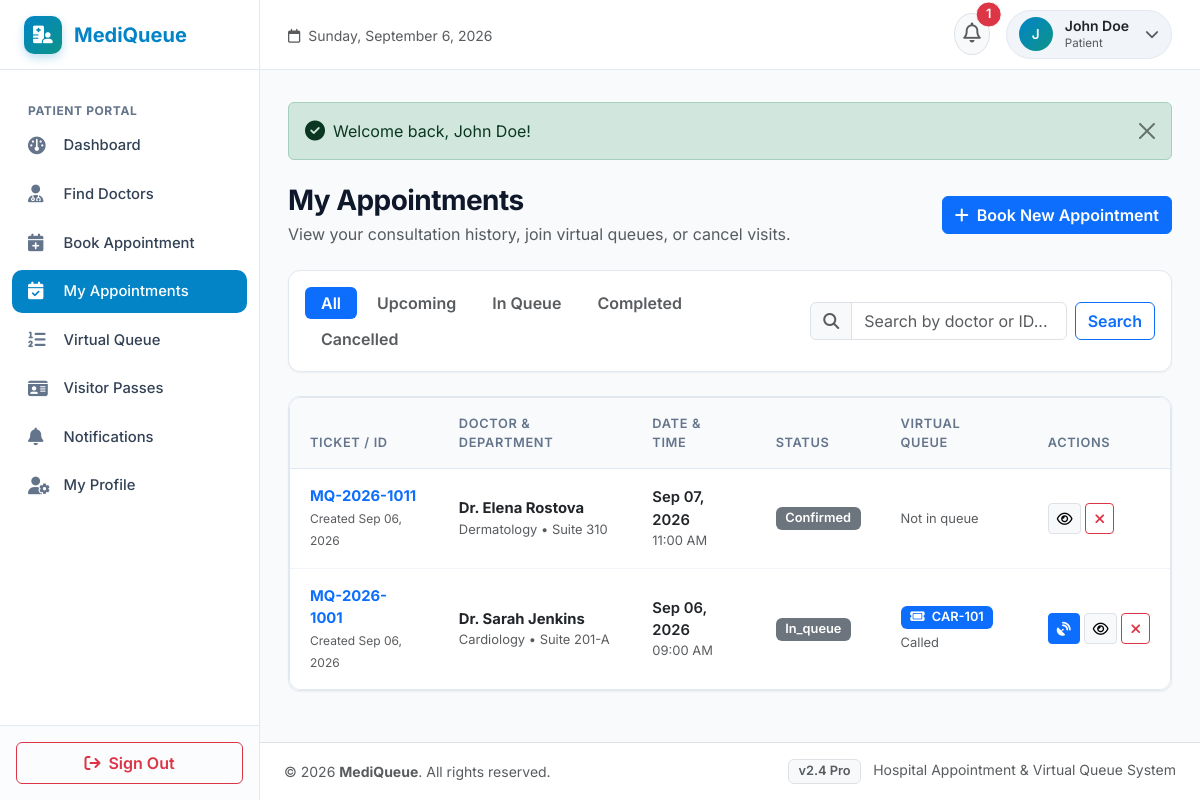
The app's page /patient/appointments.php (signed in) with its own data.
### tables this page shows
CREATE TABLE `appointments` (
  `id` INT AUTO_INCREMENT PRIMARY KEY,
  `patient_id` INT NOT NULL,
  `doctor_id` INT NOT NULL,
  `appointment_date` DATE NOT NULL,
  `appointment_time` TIME NOT NULL,
  `appointment_number` VARCHAR(50) NOT NULL UNIQUE,
  `status` ENUM('pending', 'confirmed', 'in_queue', 'completed', 'cancelled', 'no_show') DEFAULT 'confirmed',
  `reason` TEXT NULL,
  `created_at` TIMESTAMP DEFAULT CURRENT_TIMESTAMP,
  CONSTRAINT `fk_appoint_patient` FOREIGN KEY (`patient_id`) REFERENCES `patients` (`id`) ON DELETE CASCADE,
  CONSTRAINT `fk_appoint_doctor` FOREIGN KEY (`doctor_id`) REFERENCES `doctors` (`id`) ON DELETE CASCADE,
  INDEX `idx_doc_date_time` (`doctor_id`, `appointment_date`, `appointment_time`)
);

CREATE TABLE `users` (
  `id` INT AUTO_INCREMENT PRIMARY KEY,
  `name` VARCHAR(150) NOT NULL,
  `email` VARCHAR(150) NOT NULL UNIQUE,
  `password` VARCHAR(255) NOT NULL,
  `role` ENUM('patient', 'doctor', 'admin') NOT NULL DEFAULT 'patient',
  `phone` VARCHAR(30) NULL,
  `status` ENUM('active', 'inactive') NOT NULL DEFAULT 'active',
  `avatar` VARCHAR(255) NULL,
  `created_at` TIMESTAMP DEFAULT CURRENT_TIMESTAMP
);

CREATE TABLE `departments` (
  `id` INT AUTO_INCREMENT PRIMARY KEY,
  `department_name` VARCHAR(100) NOT NULL,
  `description` TEXT NULL,
  `icon` VARCHAR(50) DEFAULT 'fa-stethoscope',
  `created_at` TIMESTAMP DEFAULT CURRENT_TIMESTAMP
);

CREATE TABLE `doctors` (
  `id` INT AUTO_INCREMENT PRIMARY KEY,
  `user_id` INT NOT NULL,
  `department_id` INT NOT NULL,
  `specialization` VARCHAR(150) NOT NULL,
  `qualification` VARCHAR(150) NOT NULL,
  `experience_years` INT DEFAULT 5,
  `room_number` VARCHAR(50) DEFAULT 'Room 101',
  `consultation_fee` DECIMAL(10,2) DEFAULT 50.00,
  `status` ENUM('active', 'inactive') DEFAULT 'active',
  `created_at` TIMESTAMP DEFAULT CURRENT_TIMESTAMP,
  CONSTRAINT `fk_doctors_user` FOREIGN KEY (`user_id`) REFERENCES `users` (`id`) ON DELETE CASCADE,
  CONSTRAINT `fk_doctors_dept` FOREIGN KEY (`department_id`) REFERENCES `departments` (`id`) ON DELETE RESTRICT
);

CREATE TABLE `queues` (
  `id` INT AUTO_INCREMENT PRIMARY KEY,
  `appointment_id` INT NOT NULL,
  `patient_id` INT NOT NULL,
  `doctor_id` INT NOT NULL,
  `queue_number` VARCHAR(50) NOT NULL,
  `queue_position` INT NOT NULL DEFAULT 1,
  `estimated_waiting_time` INT NOT NULL DEFAULT 15,
  `status` ENUM('waiting', 'called', 'in_consultation', 'completed', 'cancelled', 'no_show') DEFAULT 'waiting',
  `joined_at` TIMESTAMP DEFAULT CURRENT_TIMESTAMP,
  `called_at` TIMESTAMP NULL DEFAULT NULL,
  `completed_at` TIMESTAMP NULL DEFAULT NULL,
  CONSTRAINT `fk_queue_appointment` FOREIGN KEY (`appointment_id`) REFERENCES `appointments` (`id`) ON DELETE CASCADE,
  CONSTRAINT `fk_queue_patient` FOREIGN KEY (`patient_id`) REFERENCES `patients` (`id`) ON DELETE CASCADE,
  CONSTRAINT `fk_queue_doctor` FOREIGN KEY (`doctor_id`) REFERENCES `doctors` (`id`) ON DELETE CASCADE,
  INDEX `idx_queue_doc_status` (`doctor_id`, `status`)
);

### patient/appointments.php (the view, shortened to what this page needs)
<?php
require_once __DIR__ . '/../includes/functions.php';
$conn = get_db_connection();
$patientId = $_SESSION['role_specific_id'] ?? 0;
$statusFilter = trim($_GET['status'] ?? '');
$search = trim($_GET['search'] ?? '');
$query = "
    SELECT a.*, d.room_number, d.consultation_fee, u.name as doctor_name, dept.department_name,
           q.id as queue_id, q.queue_number, q.status as queue_status, q.queue_position
    FROM appointments a
    JOIN doctors d ON a.doctor_id = d.id
    JOIN users u ON d.user_id = u.id
    JOIN departments dept ON d.department_id = dept.id
    LEFT JOIN queues q ON a.id = q.appointment_id
    WHERE a.patient_id = ?
";
$params = [$patientId];
$query .= " ORDER BY a.appointment_date DESC, a.appointment_time DESC";
$stmt = $conn->prepare($query);
$stmt->execute($params);
$appointments = $stmt->fetchAll();
include __DIR__ . '/../includes/header.php';
?>
<div class="d-flex flex-column flex-md-row justify-content-between align-items-md-center mb-4 gap-3">
    <div>
        <h3 class="fw-bold mb-1">My Appointments</h3>
        <p class="text-muted mb-0">View your consultation history, join virtual queues, or cancel visits.</p>
    </div>
    <a href="<?= BASE_URL ?>/patient/book_appointment.php" class="btn btn-primary fw-semibold">
        <i class="fa-solid fa-plus me-1"></i> Book New Appointment
    </a>
</div>
<div class="mq-card p-3 mb-4 bg-white">
    <div class="row g-3 align-items-center">
        <div class="col-lg-7">
            <div class="nav nav-pills flex-wrap gap-1">
                <a href="<?= BASE_URL ?>/patient/appointments.php" class="nav-link <?= empty($statusFilter) ? 'active bg-primary' : 'text-muted' ?> py-1 px-3 small fw-semibold">All</a>
                <a href="<?= BASE_URL ?>/patient/appointments.php?status=upcoming" class="nav-link <?= $statusFilter === 'upcoming' ? 'active bg-primary' : 'text-muted' ?> py-1 px-3 small fw-semibold">Upcoming</a>
                <a href="<?= BASE_URL ?>/patient/appointments.php?status=in_queue" class="nav-link <?= $statusFilter === 'in_queue' ? 'active bg-primary' : 'text-muted' ?> py-1 px-3 small fw-semibold">In Queue</a>
                <a href="<?= BASE_URL ?>/patient/appointments.php?status=completed" class="nav-link <?= $statusFilter === 'completed' ? 'active bg-primary' : 'text-muted' ?> py-1 px-3 small fw-semibold">Completed</a>
                <a href="<?= BASE_URL ?>/patient/appointments.php?status=cancelled" class="nav-link <?= $statusFilter === 'cancelled' ? 'active bg-primary' : 'text-muted' ?> py-1 px-3 small fw-semibold">Cancelled</a>
            </div>
        </div>
        <div class="col-lg-5">
            <form action="<?= BASE_URL ?>/patient/appointments.php" method="GET" class="d-flex gap-2">
                <div class="input-group">
                    <span class="input-group-text bg-light text-muted"><i class="fa-solid fa-magnifying-glass"></i></span>
                    <input type="text" name="search" class="form-control" placeholder="Search by doctor or ID..." value="<?= htmlspecialchars($search) ?>">
                </div>
                <button type="submit" class="btn btn-outline-primary fw-semibold">Search</button>
            </form>
        </div>
    </div>
</div>
<div class="mq-card p-0 bg-white">
    <div class="mq-table-responsive">
        <table class="table mq-table">
            <thead>
                <tr>
                    <th>Ticket / ID</th>
                    <th>Doctor & Department</th>
                    <th>Date & Time</th>
                    <th>Status</th>
                    <th>Virtual Queue</th>
                    <th>Actions</th>
                </tr>
            </thead>
            <tbody>
                <?php if (empty($appointments)): ?>
                    <tr>
                        <td colspan="6" class="text-center py-5 text-muted">
                            <i class="fa-regular fa-calendar-xmark fa-2x mb-2 d-block text-muted"></i>
                            No appointments found matching your criteria.
                        </td>
                    </tr>
                <?php else: ?>
                    <?php foreach ($appointments as $app): ?>
                        <tr>
                            <td>
                                <strong class="text-primary d-block"><?= htmlspecialchars($app['appointment_number']) ?></strong>
                                <span class="text-muted" style="font-size: 0.75rem;">Created <?= date('M d, Y', strtotime($app['created_at'])) ?></span>
                            </td>
                            <td>
                                <div class="fw-bold text-dark"><?= htmlspecialchars($app['doctor_name']) ?></div>
                                <div class="text-muted small">
                                    <?= htmlspecialchars($app['department_name']) ?> &bull; <?= htmlspecialchars($app['room_number'] ?: 'Suite 101') ?>
                                </div>
                            </td>
                            <td>
                                <div class="fw-semibold text-dark"><?= format_date($app['appointment_date']) ?></div>
                                <div class="text-muted small"><?= format_time($app['appointment_time']) ?></div>
                            </td>
                            <td>
                                <?= get_status_badge($app['status']) ?>
                            </td>
                            <td>
                                <?php if ($app['queue_number']): ?>
                                    <span class="badge bg-primary text-white">
                                        <i class="fa-solid fa-ticket me-1"></i> <?= htmlspecialchars($app['queue_number']) ?>
                                    </span>
                                    <span class="d-block small text-muted mt-1"><?= ucfirst($app['queue_status'] ?? 'waiting') ?></span>
                                <?php else: ?>
                                    <span class="text-muted small">Not in queue</span>
                                <?php endif; ?>
                            </td>
                            <td>
                                <div class="d-flex gap-1">
                                    <?php if ($app['queue_number'] && in_array($app['queue_status'], ['waiting', 'called', 'in_consultation'])): ?>
                                        <a href="<?= BASE_URL ?>/patient/queue.php" class="btn btn-sm btn-primary" title="Track Queue">
                                            <i class="fa-solid fa-satellite-dish"></i>
                                        </a>
                                    <?php endif; ?>
                                    <button type="button" class="btn btn-sm btn-light border" data-bs-toggle="modal" data-bs-target="#appModal_<?= $app['id'] ?>" title="View Details">
                                        <i class="fa-regular fa-eye"></i>
                                    </button>
                                    <?php if (!in_array($app['status'], ['completed', 'cancelled', 'no_show'])): ?>
                                        <button type="button" class="btn btn-sm btn-outline-danger" data-bs-toggle="modal" data-bs-target="#cancelModal_<?= $app['id'] ?>" title="Cancel Appointment">
                                            <i class="fa-solid fa-xmark"></i>
                                        </button>
                                    <?php endif; ?>
                                </div>
                            </td>
                        </tr>
                    <?php endforeach; ?>
                <?php endif; ?>
            </tbody>
        </table>
    </div>
</div>
<?php include __DIR__ . '/../includes/footer.php'; ?>

### includes/functions.php (shortened to what this page needs)
<?php
function format_date($dateStr) {
    $timestamp = strtotime($dateStr);
    return date('M d, Y', $timestamp);
}
function format_time($timeStr) {
    $timestamp = strtotime($timeStr);
    return date('h:i A', $timestamp);
}
function get_status_badge($status) {
    $status = strtolower(trim((string)$status));
    return $badges[$status] ?? '<span class="badge bg-secondary">' . htmlspecialchars(ucfirst($status)) . '</span>';
}

### assets/css/style.css (style rules this page uses)
:root { --mq-primary: #0284c7; --mq-primary-dark: #0369a1; --mq-primary-light: #e0f2fe; --mq-secondary: #0d9488; --mq-secondary-light: #ccfbf1; --mq-dark: #0f172a; --mq-slate: #334155; --mq-muted: #64748b; --mq-bg: #f8fafc; --mq-card-bg: #ffffff; --mq-border: #e2e8f0; --mq-sidebar-width: 260px; --mq-header-height: 70px; --mq-font-sans: 'Inter', -apple-system, BlinkMacSystemFont, "Segoe UI", Roboto, "Helvetica Neue", Arial, sans-serif; --mq-radius: 12px; --mq-radius-lg: 16px; --mq-shadow-sm: 0 1px 2px 0 rgba(0, 0, 0, 0.05); --mq-shadow: 0 4px 6px -1px rgba(0, 0, 0, 0.06), 0 2px 4px -2px rgba(0, 0, 0, 0.04); --mq-shadow-lg: 0 10px 15px -3px rgba(0, 0, 0, 0.08), 0 4px 6px -4px rgba(0, 0, 0, 0.03); }
body { font-family: var(--mq-font-sans); background-color: var(--mq-bg); color: var(--mq-slate); min-height: 100vh; margin: 0; display: flex; flex-direction: column; }
h1, h2, h3, h4, h5, h6 { color: var(--mq-dark); font-weight: 600; letter-spacing: -0.02em; }
a { color: var(--mq-primary); text-decoration: none; transition: all 0.2s ease; }
.mq-card { background-color: var(--mq-card-bg); border: 1px solid var(--mq-border); border-radius: var(--mq-radius); box-shadow: var(--mq-shadow-sm); padding: 1.5rem; transition: transform 0.2s ease, box-shadow 0.2s ease; position: relative; overflow: hidden; }
.mq-table-responsive { background: #ffffff; border-radius: var(--mq-radius); border: 1px solid var(--mq-border); overflow-x: auto; }
.mq-table { width: 100%; margin-bottom: 0; vertical-align: middle; }
.mq-table th { background-color: #f8fafc; color: var(--mq-muted); font-weight: 600; font-size: 0.8rem; text-transform: uppercase; letter-spacing: 0.05em; padding: 1rem 1.25rem; border-bottom: 1px solid var(--mq-border); }
.mq-table td { padding: 1rem 1.25rem; border-bottom: 1px solid #f1f5f9; color: var(--mq-slate); font-size: 0.925rem; }
.mq-table tr:last-child td { border-bottom: none; }
.badge { padding: 0.4em 0.75em; font-weight: 600; border-radius: 6px; font-size: 0.8rem; }

### records on screen
appointments: appointment_number "MQ-2026-1011", created_at "Sep 06, 2026", users.name "Dr. Elena Rostova", departments.department_name "Dermatology", doctor.room_number "Suite 310", appointment_date "Sep 07, 2026", appointment_time "11:00 AM", status "Confirmed", shows "Not in queue"
appointments: appointment_number "MQ-2026-1001", created_at "Sep 06, 2026", users.name "Dr. Sarah Jenkins", departments.department_name "Cardiology", doctor.room_number "Suite 201-A", appointment_date "Sep 06, 2026", appointment_time "09:00 AM", status "In_queue", queues.queue_number "CAR-101", queues.status "Called"

### other values on screen
APP_NAME "MediQueue"
$unreadNotifsCount "1"
substr($currentUser['name'] ?? 'U', 0, 1) "J"
$currentUser['name'] "John Doe"
$currentUser['role'] "Patient"
$flash['message'] "Welcome back, John Doe!"
